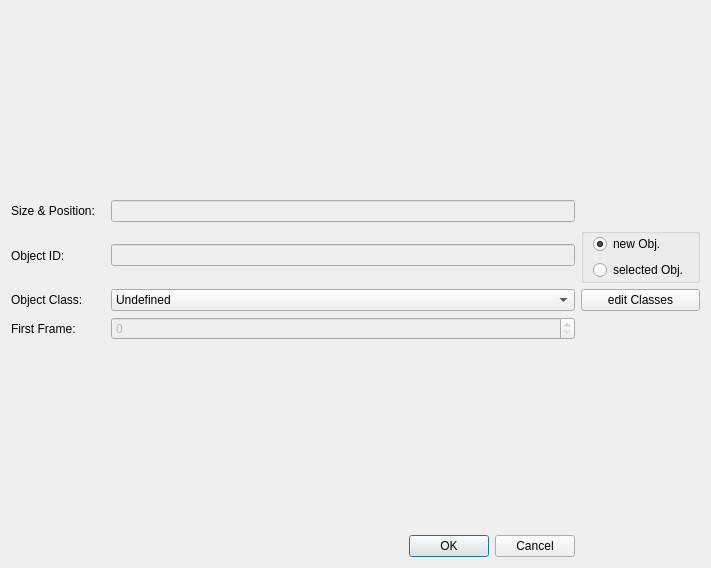
<?xml version="1.0" encoding="UTF-8"?>
<ui version="4.0">
 <class>NewAnnotationDialog</class>
 <widget class="QDialog" name="NewAnnotationDialog">
  <property name="geometry">
   <rect>
    <x>0</x>
    <y>0</y>
    <width>711</width>
    <height>568</height>
   </rect>
  </property>
  <property name="windowTitle">
   <string>New Annotation</string>
  </property>
  <layout class="QGridLayout" name="gridLayout">
   <item row="3" column="0">
    <widget class="QLabel" name="label_2">
     <property name="text">
      <string>Object Class:</string>
     </property>
    </widget>
   </item>
   <item row="5" column="0">
    <spacer name="verticalSpacer">
     <property name="orientation">
      <enum>Qt::Vertical</enum>
     </property>
     <property name="sizeHint" stdset="0">
      <size>
       <width>20</width>
       <height>40</height>
      </size>
     </property>
    </spacer>
   </item>
   <item row="4" column="2">
    <widget class="QSpinBox" name="frameSpinBox">
     <property name="enabled">
      <bool>false</bool>
     </property>
     <property name="maximum">
      <number>9999999</number>
     </property>
    </widget>
   </item>
   <item row="6" column="0" colspan="3">
    <widget class="QDialogButtonBox" name="buttonBox">
     <property name="orientation">
      <enum>Qt::Horizontal</enum>
     </property>
     <property name="standardButtons">
      <set>QDialogButtonBox::Cancel|QDialogButtonBox::Ok</set>
     </property>
    </widget>
   </item>
   <item row="4" column="0">
    <widget class="QLabel" name="label_3">
     <property name="text">
      <string>First Frame:</string>
     </property>
    </widget>
   </item>
   <item row="3" column="3">
    <widget class="QPushButton" name="editClassesButton">
     <property name="text">
      <string>edit Classes</string>
     </property>
    </widget>
   </item>
   <item row="3" column="2">
    <widget class="QComboBox" name="objectClassComboBox">
     <item>
      <property name="text">
       <string>Undefined</string>
      </property>
     </item>
    </widget>
   </item>
   <item row="2" column="0">
    <widget class="QLabel" name="label_4">
     <property name="text">
      <string>Object ID:</string>
     </property>
    </widget>
   </item>
   <item row="2" column="2">
    <widget class="QLineEdit" name="objectIdLineEdit">
     <property name="enabled">
      <bool>false</bool>
     </property>
    </widget>
   </item>
   <item row="0" column="0">
    <spacer name="verticalSpacer_2">
     <property name="orientation">
      <enum>Qt::Vertical</enum>
     </property>
     <property name="sizeHint" stdset="0">
      <size>
       <width>20</width>
       <height>40</height>
      </size>
     </property>
    </spacer>
   </item>
   <item row="1" column="0">
    <widget class="QLabel" name="positionLabel">
     <property name="text">
      <string>Size &amp; Position: </string>
     </property>
    </widget>
   </item>
   <item row="1" column="2">
    <widget class="QLineEdit" name="positionValue">
     <property name="enabled">
      <bool>false</bool>
     </property>
     <property name="readOnly">
      <bool>false</bool>
     </property>
    </widget>
   </item>
   <item row="2" column="3">
    <widget class="QGroupBox" name="groupBox">
     <property name="sizePolicy">
      <sizepolicy hsizetype="Minimum" vsizetype="Minimum">
       <horstretch>0</horstretch>
       <verstretch>0</verstretch>
      </sizepolicy>
     </property>
     <property name="title">
      <string/>
     </property>
     <property name="flat">
      <bool>true</bool>
     </property>
     <layout class="QVBoxLayout" name="verticalLayout">
      <property name="topMargin">
       <number>0</number>
      </property>
      <property name="bottomMargin">
       <number>0</number>
      </property>
      <item>
       <widget class="QRadioButton" name="radioButtonNewObj">
        <property name="text">
         <string>new Obj.</string>
        </property>
        <property name="checked">
         <bool>true</bool>
        </property>
       </widget>
      </item>
      <item>
       <widget class="QRadioButton" name="radioButtonSelObj">
        <property name="text">
         <string>selected Obj.</string>
        </property>
       </widget>
      </item>
     </layout>
    </widget>
   </item>
  </layout>
 </widget>
 <resources/>
 <connections>
  <connection>
   <sender>buttonBox</sender>
   <signal>accepted()</signal>
   <receiver>NewAnnotationDialog</receiver>
   <slot>accept()</slot>
   <hints>
    <hint type="sourcelabel">
     <x>248</x>
     <y>254</y>
    </hint>
    <hint type="destinationlabel">
     <x>157</x>
     <y>274</y>
    </hint>
   </hints>
  </connection>
  <connection>
   <sender>buttonBox</sender>
   <signal>rejected()</signal>
   <receiver>NewAnnotationDialog</receiver>
   <slot>reject()</slot>
   <hints>
    <hint type="sourcelabel">
     <x>316</x>
     <y>260</y>
    </hint>
    <hint type="destinationlabel">
     <x>286</x>
     <y>274</y>
    </hint>
   </hints>
  </connection>
 </connections>
</ui>
